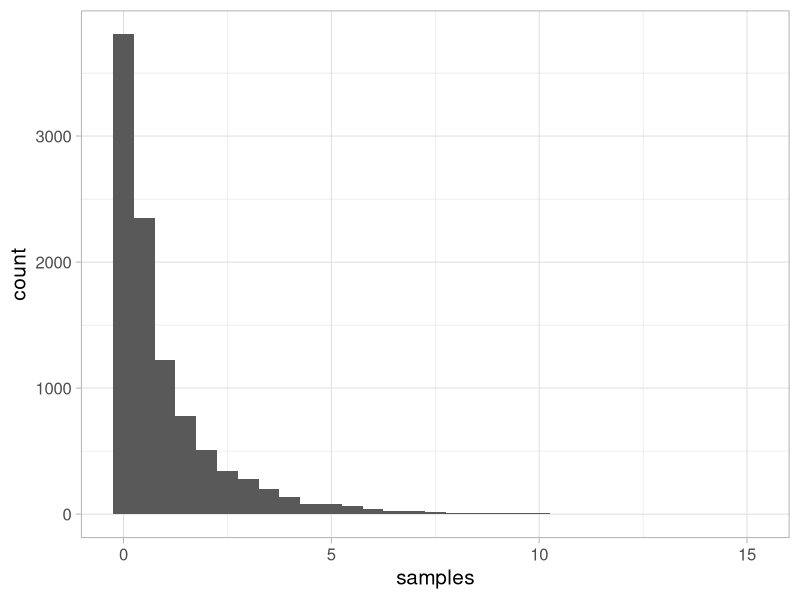
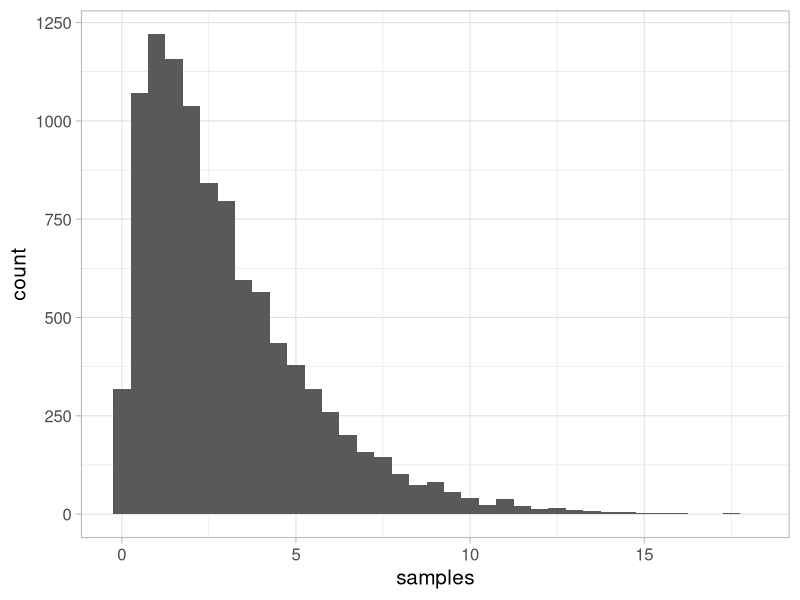
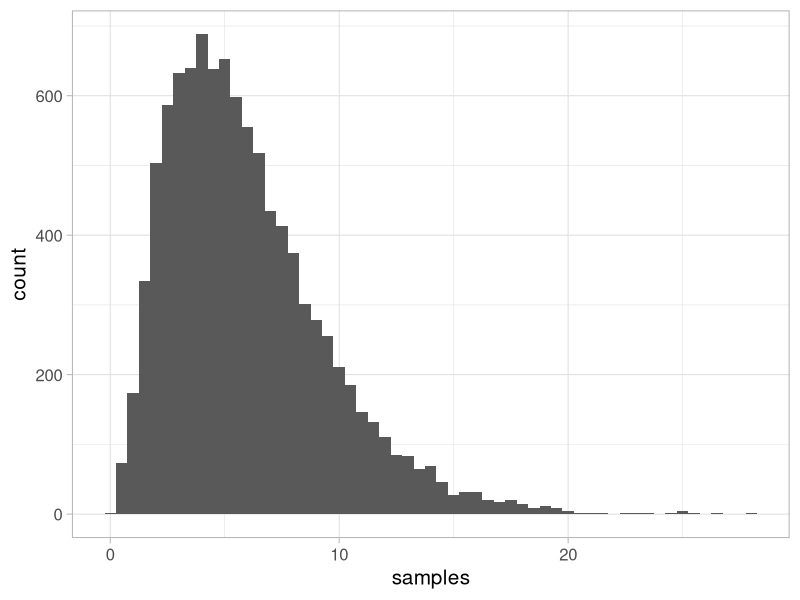
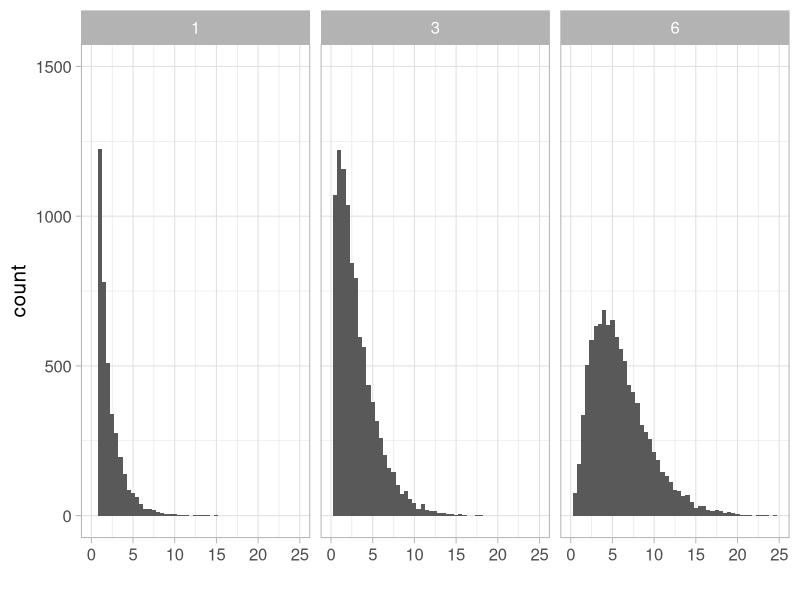
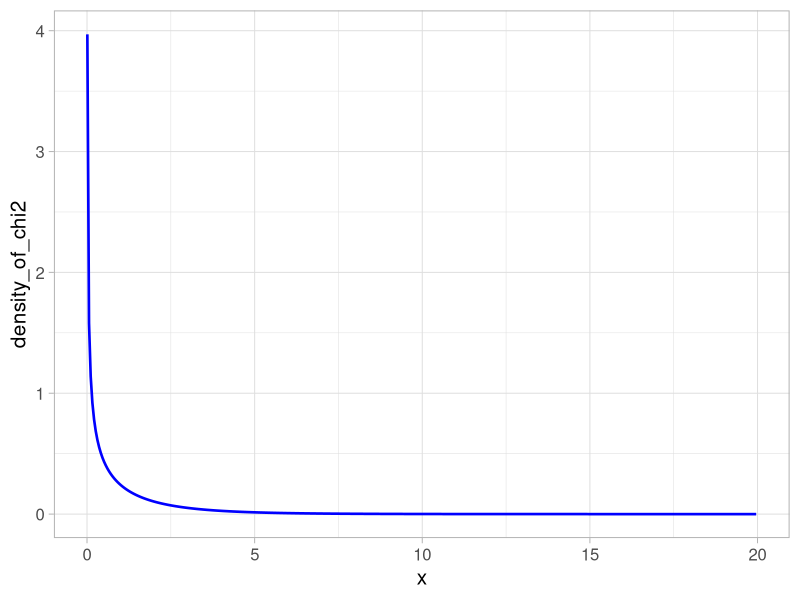
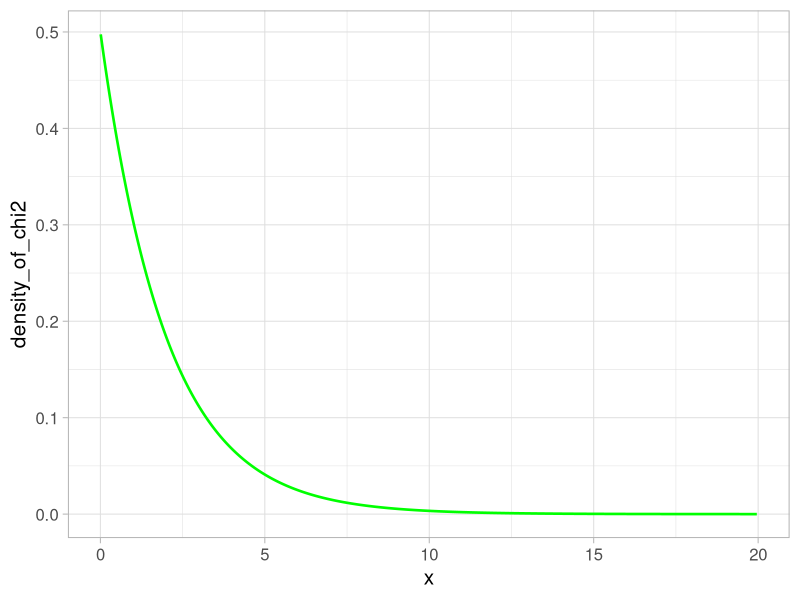
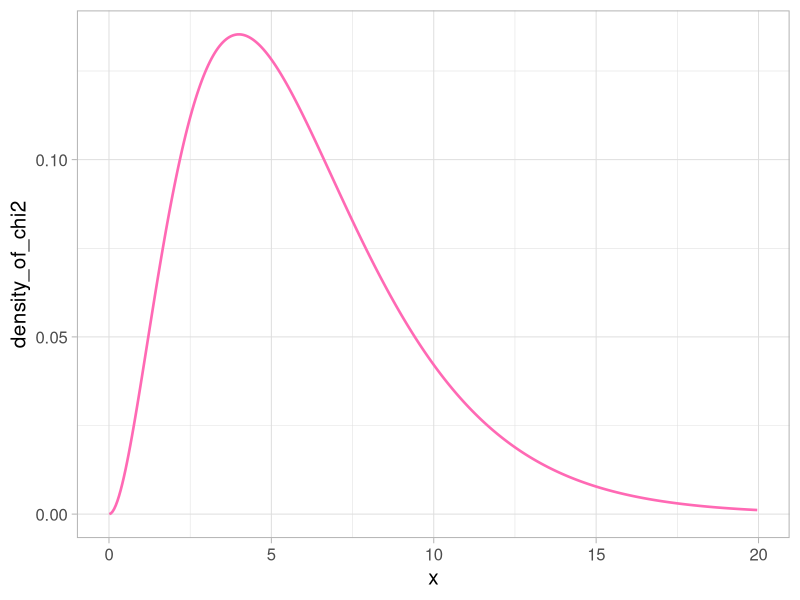
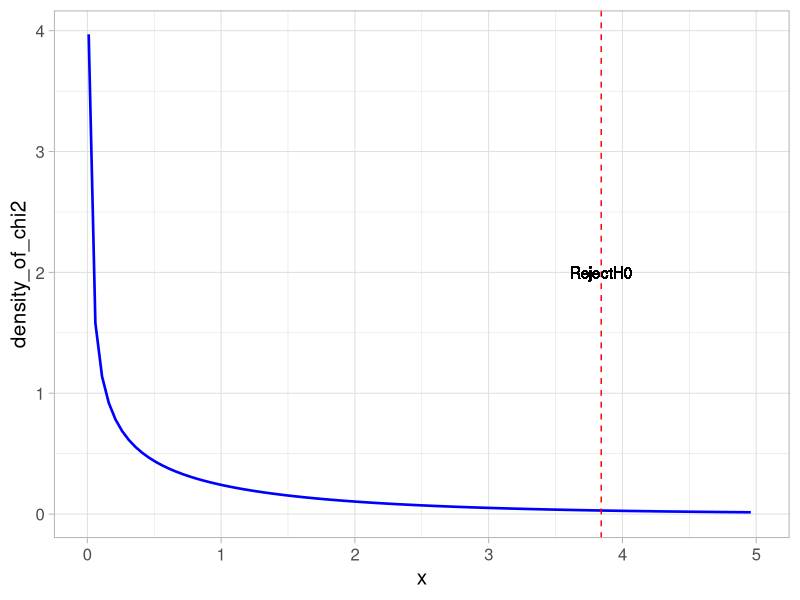

These charts were generated, in order, by the following R code:
## ---- chunk 1

library(tidyverse)
theme_set(theme_light(base_size = 15))
## ---- chunk 2
set.seed(12)
many <- 10^4
mydraws1 <- rchisq(n = many, df = 1) ## THESE are the TWO arguments needed
df1 <- tibble(samples = mydraws1, df = 1)
df1 %>%
    ggplot(aes(x = samples)) +
    geom_histogram(binwidth = 0.5) +
    NULL

mydraws3 <- rchisq(n = many, df = 3) ##
df3 <- tibble(samples = mydraws3, df = 3)
df3 %>%
    ggplot(aes(x = samples)) +
    geom_histogram(binwidth = 0.5) +
    NULL

mydraws6 <- rchisq(n = many, df = 6) ##
df6 <- tibble(samples = mydraws6, df = 6)
df6 %>%
    ggplot(aes(x = samples)) +
    geom_histogram(binwidth = 0.5) +
    NULL
## ---- chunk 3
together <- bind_rows(df1, df3, df6)
together %>%
    ggplot(aes(x = samples)) +
    geom_histogram(binwidth = 0.5) +
    facet_wrap(~df) +
    xlim(c(0, 25)) +
    ylim(c(0, 1500)) +
    xlab("") +
    NULL
## ---- chunk 4
xs <- seq(from = 0.01, to = 20, by = 0.05) # xs is a vector of coordinates on the X axis
y1 <- dchisq(x = xs, df = 1) # y1 stores the density of the Chi^2 (1 d.f) distribution at each coordinate.
df_densities_chi2_df1 <- tibble(x = xs, density_of_chi2 = y1, df = 1)

df_densities_chi2_df1 %>%
    ggplot(aes(x = x, y = density_of_chi2)) +
    geom_line(size = 0.9, color = "blue") +
    NULL

y2 <- dchisq(x = xs, df = 2) # y2 stores the density of the Chi^2 (2 d.f) distribution at each coordinate.
df_densities_chi2_df2 <- tibble(x = xs, density_of_chi2 = y2, df = 2)

df_densities_chi2_df2 %>%
    ggplot(aes(x = x, y = density_of_chi2)) +
    geom_line(size = 0.9, color = "green") +
    NULL
## ---- chunk 5
y6 <- dchisq(x = xs, df = 6)
df_densities_chi2_df6 <- tibble(x = xs, density_of_chi2 = y6, df = 6)

df_densities_chi2_df6 %>%
    ggplot(aes(x = x, y = density_of_chi2)) +
    geom_line(size = 0.9, color = "hotpink") +
    NULL
## ---- chunk 6
pchisq(q = 10, df = 1) # This calculates P( X <=10) if X is a random variable following a $\chi^2 (1 d.f) probability distribution
pchisq(q = 10, df = 6) # This calculates P( X <=10) if X is a random variable following a $\chi^2 (6 d.f) probability distribution
## ---- chunk 7
pchisq(q = 6, df = 6)
## ---- chunk 8
pchisq(q = 6, df = 6) - pchisq(q = 3, df = 6)
## ---- chunk 9
pchisq(q = 12.59, df = 6, lower.tail = F)
## ---- chunk 10
qchisq(p = 0.95, df = 6)
## ---- chunk 11
qchisq(p = 0.01, df = 6, lower.tail = F)
## ---- chunk 12
qchisq(p = 0.05, df = c(1, 2, 6), lower.tail = F)
## ---- chunk 13
df_densities_chi2_df1 %>%
    ggplot(aes(x = x, y = density_of_chi2)) +
    geom_line(size = 0.9, color = "blue") +
    geom_vline(xintercept = 3.841459, color = "red", linetype = 2) +
    xlim(c(0, 5)) +
    geom_text(aes(label = "RejectH0", 3.841459, 2))
NULL

df_densities_chi2_df2 %>%
    ggplot(aes(x = x, y = density_of_chi2)) +
    geom_line(size = 0.9, color = "blue") +
    geom_vline(xintercept = 5.991465, color = "red", linetype = 2) +
    xlim(c(0, 20)) +
    geom_text(aes(label = "RejectH0", 5.991465, 2))
NULL

df_densities_chi2_df6 %>%
    ggplot(aes(x = x, y = density_of_chi2)) +
    geom_line(size = 0.9, color = "blue") +
    geom_vline(xintercept = 12.591587, color = "red", linetype = 2) +
    xlim(c(0, 20)) +
    geom_text(aes(label = "RejectH0", 12.591587, 2))
NULL
## ---- chunk 14
df_densities_chi2_df1 %>%
    ggplot(aes(x = x, y = density_of_chi2)) +
    geom_line(size = 0.9, color = "blue") +
    geom_vline(xintercept = 1, color = "red", linetype = 2) +
    xlim(c(0, 5)) +
    geom_text(aes(label = "RejectH0", 1, 2))
NULL
## ---- chunk 15
# Copying the data from the book in a R dataframe

bir <- tibble(
    days = c("Mon", "Tue", "Wed", "Thr", "Fri", "Sat", "Sun"),
    nbirths = c(33, 41, 63, 63, 47, 56, 47),
    pbirths = c(49.863, 49.863, 49.863, 49.863, 49.863, 50.822, 49.863)
)

# Visualizing the data

bir %>%
    ggplot() +
    geom_bar(stat = "identity", aes(x = days, y = nbirths), fill = "lightgrey") +
    geom_point(aes(x = days, y = pbirths), color = "blue", size = 3) +
    geom_segment(aes(x = days, xend = days, y = nbirths, yend = pbirths), color = "green") +
    theme(legend.position = "") +
    xlab("Days of the week") +
    ylab("Number of Births\n(bars observed, points expected)") +
    scale_x_discrete(limits = c("Mon", "Tue", "Wed", "Thr", "Fri", "Sat", "Sun")) +
    theme_light(base_size = 20)
## ---- chunk 16
mutatedbir <- mutate(.data = bir, X2 = (((bir$nbirths - bir$pbirths)^2) / bir$pbirths))

sum(mutatedbir$X2)


pchisq(q = sum(mutatedbir$X2), df = 6, lower.tail = F)
## ---- chunk 17

gene_density_df <- data.frame(chrom = c("X", "A"), obs = c(781, 19509), exp = c(1055, 19235))
gene_density_df
## ---- chunk 18
gene_mutated <- mutate(.data = gene_density_df, X2 = ((obs - exp)^2 / exp))

(X2 <- sum(gene_mutated$X2))
## ---- chunk 19
pchisq(q = X2, df = 1, lower.tail = F)
## ---- chunk 20
pbinom(781, 781 + 19509, 0.052) * 2
## ---- chunk 21
scores_2019 <- c(0, 0, 5, 7, 7, 12, 10, 1, 3, 4, 0, 0, 0, 0)
length(scores_2019) == 14
(n_obs <- sum(scores_2019))
## ---- chunk 22
ho_qs <- tibble(
    correct_answers = seq(from = 0, to = 13, by = 1),
    expected = n_obs * dbinom(x = correct_answers, size = 13, prob = 1 / 3),
    observed = scores_2019
)
## ---- chunk 23
ho_qs %>%
    ggplot() +
    geom_bar(stat = "identity", aes(x = correct_answers, y = observed), fill = "pink") +
    geom_point(aes(x = correct_answers, y = expected), color = "blue", size = 3) +
    geom_segment(aes(x = correct_answers, xend = correct_answers, y = observed, yend = expected), color = "green", size = 1.25, linetype = "dashed") +
    theme(legend.position = "") +
    xlab("Number of good answers out of 13 (Score))") +
    ylab("Counts per score \n(bars observed, points expected)") +
    theme_light(base_size = 18) +
    NULL
## ---- chunk 24


ho_qs_mutated <- mutate(.data = ho_qs, correct_answers_total = (ho_qs$observed * ho_qs$correct_answers))

(p_correct <- sum(ho_qs_mutated$correct_answers_total) / (49 * 13))

(SE <- sqrt(p_correct * (1 - p_correct) / (49 * 13)))
## ---- chunk 25
2 * pbinom(sum(ho_qs_mutated$correct_answers_total) - 1, size = 49 * 13, prob = 1 / 3, lower.tail = F)
## ---- chunk 26

(pooled_exp <- c(sum(ho_qs$expected[1:3]), ho_qs$expected[4:8], sum(ho_qs$expected[9:14])))
(pooled_obs <- c(sum(ho_qs$observed[1:3]), ho_qs$observed[4:8], sum(ho_qs$observed[9:14])))

sum(pooled_exp) # check that we did not forget counts
sum(pooled_obs) # check again !
